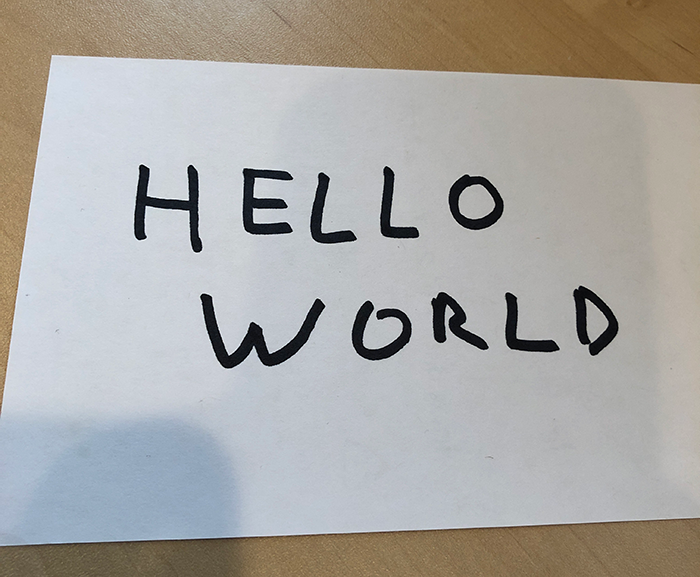
#> input picture FRANTZ_Corentin/tp3_wordDetection/hello_world.png, 700 x 577 px
$ jupyter execute --allow-errors main..ipynb   (shell and % lines are left out)
#> lines starting #> are read from the running program, lines starting #| are printed output that depends on the picture; after the words box and inside, x2 and y2 are one past the last pixel; in counts of white or black regions, pixels touching at a corner belong together
[cell 1]
import numpy as np
import matplotlib.pyplot as plt
import matplotlib.image as mpimg
from skimage import data
from skimage import filters
import cv2 as cv
from PIL import Image, ImageDraw
from math import sqrt

%pylab inline

[cell 2]
box_kernel = np.array([[1 / 9, 1 / 9, 1 / 9],
              [1 / 9, 1 / 9, 1 / 9],
              [1 / 9, 1 / 9, 1 / 9]])


box_kernel2 = np.array([[0 / 9, 0 / 9, 0 / 9, 0 / 9, 0 / 9],
              [0 / 9, 1 / 9, 1 / 9, 1 / 9, 0 / 9],
              [0 / 9, 1 / 9, 1 / 9, 1 / 9, 0 / 9],
              [0 / 9, 1 / 9, 1 / 9, 1 / 9, 0 / 9],
              [0 / 9, 0 / 9, 0 / 9, 0 / 9, 0 / 9]])


# Gaussian kernel
gaussian_kernel = np.array([[1 / 256, 4  / 256,  6 / 256,  4 / 256, 1 / 256],
                   [4 / 256, 16 / 256, 24 / 256, 16 / 256, 4 / 256],
                   [6 / 256, 24 / 256, 36 / 256, 24 / 256, 6 / 256],
                   [4 / 256, 16 / 256, 24 / 256, 16 / 256, 4 / 256],
                   [1 / 256, 4  / 256,  6 / 256,  4 / 256, 1 / 256]])

[cell 3]
def convol(image, kernel):


    # Select kernel here:
    kernel = kernel

    # Middle of the kernel
    offset = len(kernel) // 2

    # Create output image
    output_image = np.zeros(np.shape(image))
    # draw = ImageDraw.Draw(output_image)

    # Compute convolution between intensity and kernels
    for x in range(offset, input_image.width - offset):
        for y in range(offset, input_image.height - offset):
            acc = [0, 0, 0]
            for a in range(len(kernel)):
                for b in range(len(kernel)):
                    xn = x + a - offset
                    yn = y + b - offset
                    pixel = input_pixels[xn, yn]
                    acc[0] += pixel[0] * kernel[a][b]
                    acc[1] += pixel[1] * kernel[a][b]
                    acc[2] += pixel[2] * kernel[a][b]

            draw.point((x, y), (int(acc[0]), int(acc[1]), int(acc[2])))


    return output_image

[cell 4]
input_image = cv.imread("hello_world.png")
#> input_image is the input picture: shape (577, 700, 3); mean B, G, R 163.8, 167.4, 169.5
convolImage = cv.filter2D(input_image, -1, box_kernel)

plt.imshow(convolImage)
plt.show()

[cell 5]
# cv.cvtcolor supprime la dimension couleur de l'image donc image est en noir et blanc
imgray = cv.cvtColor(convolImage, cv.COLOR_BGR2GRAY)
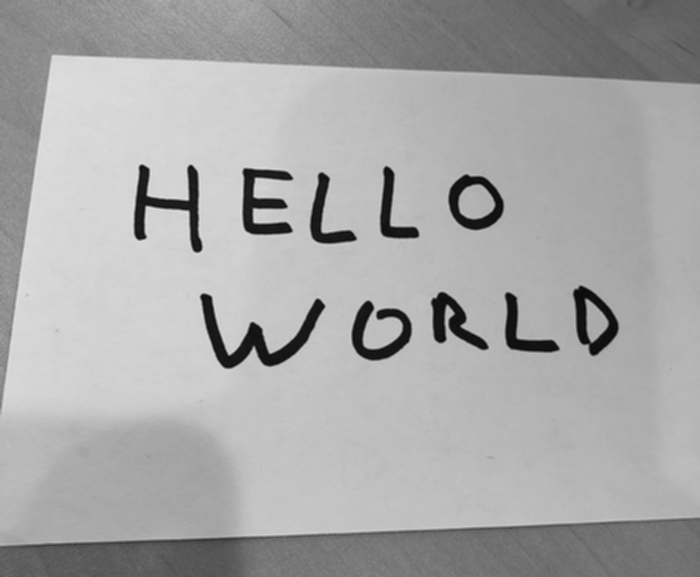
#> imgray: shape (577, 700); min 9, max 228, mean 167.6

# plt rapplique une couleur de base, pour éviter cela -> cmap='gray'
plt.imshow(imgray, cmap='gray')
plt.show()

[cell 6]
# cv.Canny permet d'appliquer des filtres sur l'image
edges = cv.Canny(imgray, 400, 255)
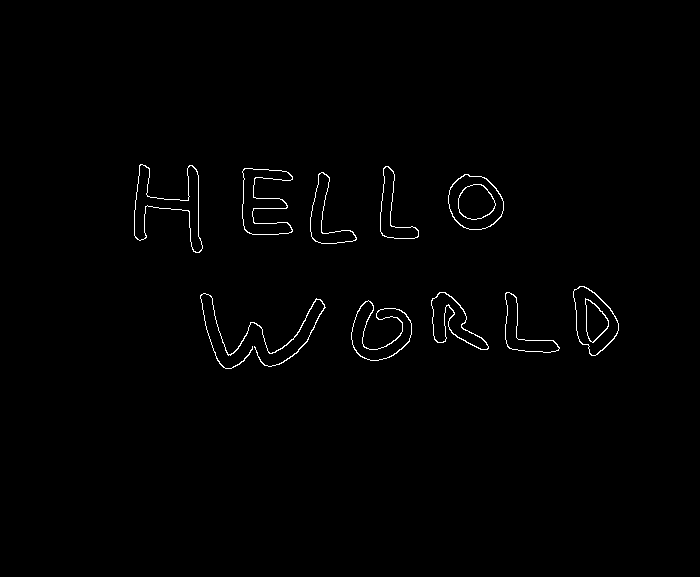
#> edges: shape (577, 700); 0.84% white in thin lines or dots, all inside (x1, y1, x2, y2) = (134, 164, 619, 369)

# findContour récupère les positions des coutours et les insère dans un tableau
contours, hierarchy = cv.findContours(edges, cv.RETR_EXTERNAL, cv.CHAIN_APPROX_SIMPLE)
#> contours = 10 contours; largest, box (x1, y1, x2, y2) and area: (448, 174, 504, 230) 2340, (573, 286, 619, 356) 2037, (134, 164, 203, 253) 1975, (242, 168, 293, 235) 1710, (351, 300, 412, 361) 1586
plt.imshow(edges,cmap='gray')
plt.show()

[cell 7]
img = cv.drawContours(input_image, contours, -1, (0, 255,75), 2)
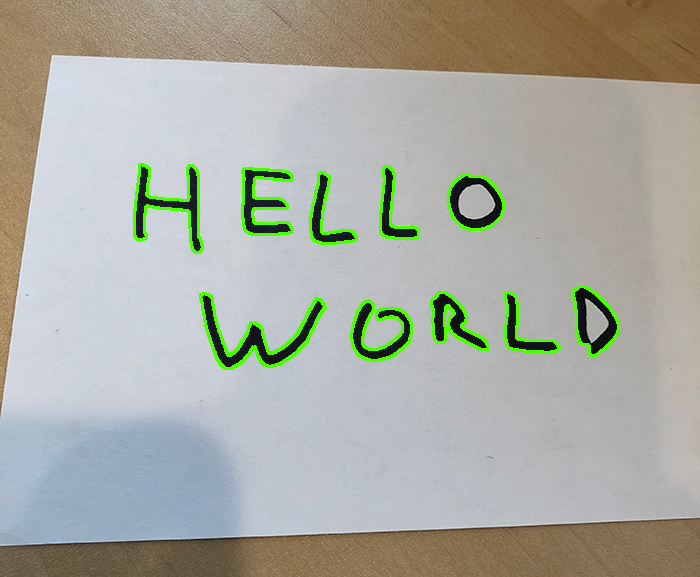
#> img: shape (577, 700, 3); mean B, G, R 161, 170.7, 168.7
plt.imshow(img)

[cell 8]
img = cv.imread('hello_world.png')
for cnt in contours:
    x, y, w, h = cv.boundingRect(cnt)
    cv.rectangle(img, (x,y), (x + w, y + h), (0, 255, 0), 2)
#> this loop made 10 passes
#> (x, y, w, h) on passes 1 to 10: (351, 300, 61, 61), (200, 293, 126, 76), (505, 292, 55, 61), (431, 292, 58, 58), (573, 286, 46, 70), (448, 174, 56, 56), (310, 172, 47, 72), (242, 168, 51, 67), (380, 166, 39, 73), (134, 164, 69, 89)
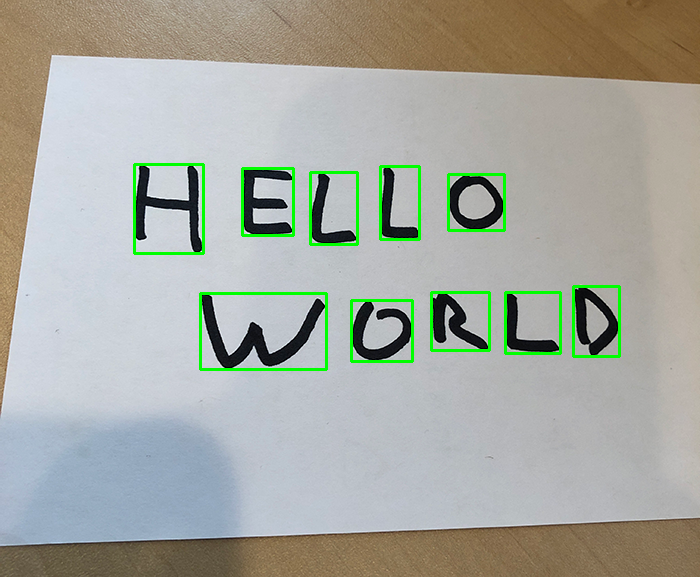
#> img: shape (577, 700, 3); 1.91% of pixels changed, all inside (x1, y1, x2, y2) = (133, 163, 621, 371)
plt.imshow(img)

[cell 9]
import tensorflow as tf
from tensorflow.keras import datasets, layers, models

[cell 10]
# TODO avant janvier
# - Fichier CSV qui contient le dataset de lettre et de chiffre
# - une fonction pour récupérer les images contenus
# - On doit mettre en place un CNN grace a ce dataset pour lire les lettre récupére grace pre-procécing

#import tensorflow, split les data (train/test) grace à scikit learn ou tensorflow

#
# -----------------------------
#   FUNCTIONS
# pour récupérer les data dans les csv
# -----------------------------
def load_az_dataset(datasetPath):
    # Initialize the list of data and labels

#> called with datasetPath = 'a_z_handwritten_data.csv'
    data = []
    labels = []
    # Loop over the rows of the A-Z handwritten digit dataset
    for row in open(datasetPath):
        # Parse the label and image from the row
        row = row.split(",")
        label = int(row[0])
        image = np.array([int(x) for x in row[1:]], dtype="uint8")
        # Images are represented as single channel (grayscale) images that are 28x28=784 pixels
        # -- we need to take this flattened 784-d list of numbers and reshape them into a 28x28 matrix
        image = image.reshape((28, 28))
        # Update the list of data and labels
        data.append(image)
        labels.append(label)
#> after the loop, data = []; labels = []
    # Convert the data and labels to NumPy arrays
    data = np.array(data, dtype="float32")
    labels = np.array(labels, dtype="int")
    # Return a 2-tuple of the A-Z data and labels
    return data, labels

$ run again, with FRANTZ_Corentin/tp3_wordDetection/umbc_address.png copied over FRANTZ_Corentin/tp3_wordDetection/hello_world.png
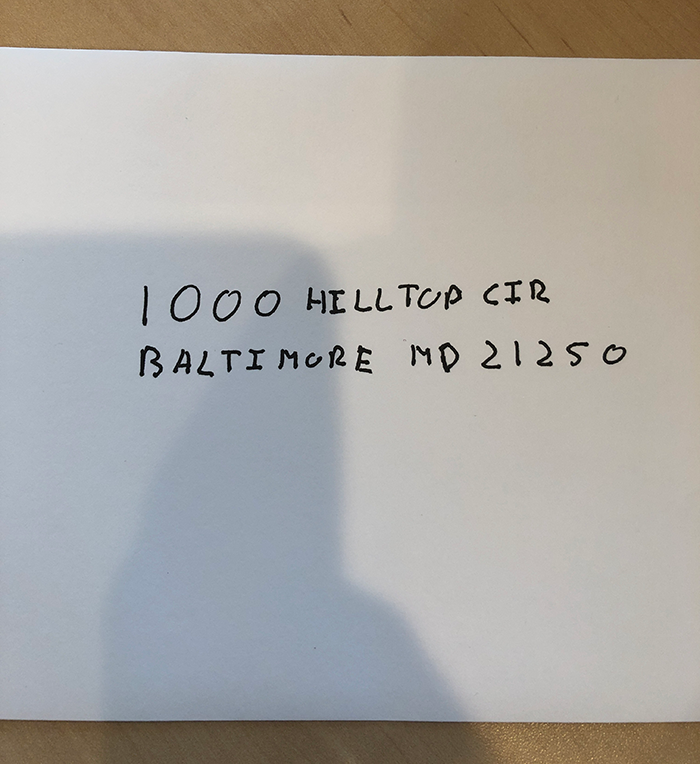
#> input picture FRANTZ_Corentin/tp3_wordDetection/umbc_address.png, 700 x 764 px
#> input_image is the input picture: shape (764, 700, 3); mean B, G, R 164, 168.3, 171.2
#> `edges = cv.Canny(imgray, 400, 255)`:
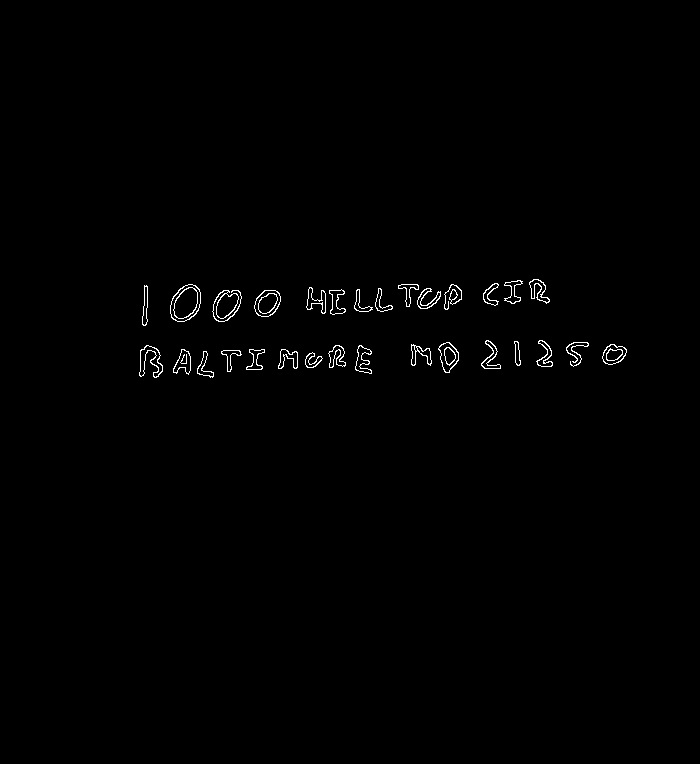
#> edges: shape (764, 700); 0.66% white in thin lines or dots, all inside (x1, y1, x2, y2) = (139, 279, 627, 378)
#> contours = 30 contours; largest, box (x1, y1, x2, y2) and area: (170, 284, 201, 322) 852, (254, 290, 281, 317) 524, (212, 290, 242, 322) 419, (438, 342, 459, 373) 402, (602, 344, 627, 365) 350
#> the loop `for cnt in contours:` made 30 passes
#> (x, y, w, h) on passes 1 to 8: (305, 352, 18, 16), (197, 351, 17, 27), (221, 350, 21, 22), (278, 349, 20, 20), (246, 349, 19, 21), (173, 349, 18, 26), (355, 345, 17, 29), (328, 345, 18, 23)
#> after the loop `for cnt in contours:`:
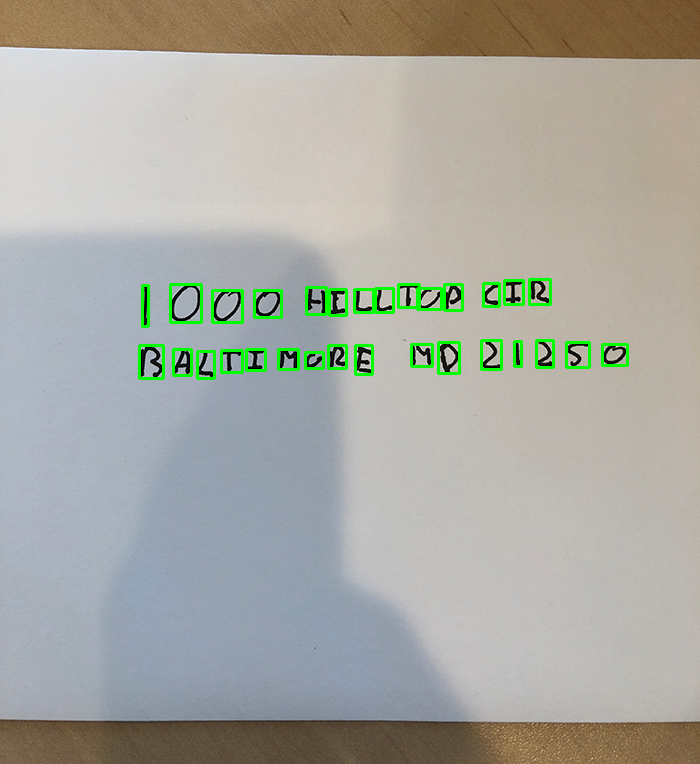
#> img: shape (764, 700, 3); 1.5% of pixels changed, all inside (x1, y1, x2, y2) = (138, 278, 629, 380)
#> after the loop in load_az_dataset, `for row in open(datasetPath):`: data = []
